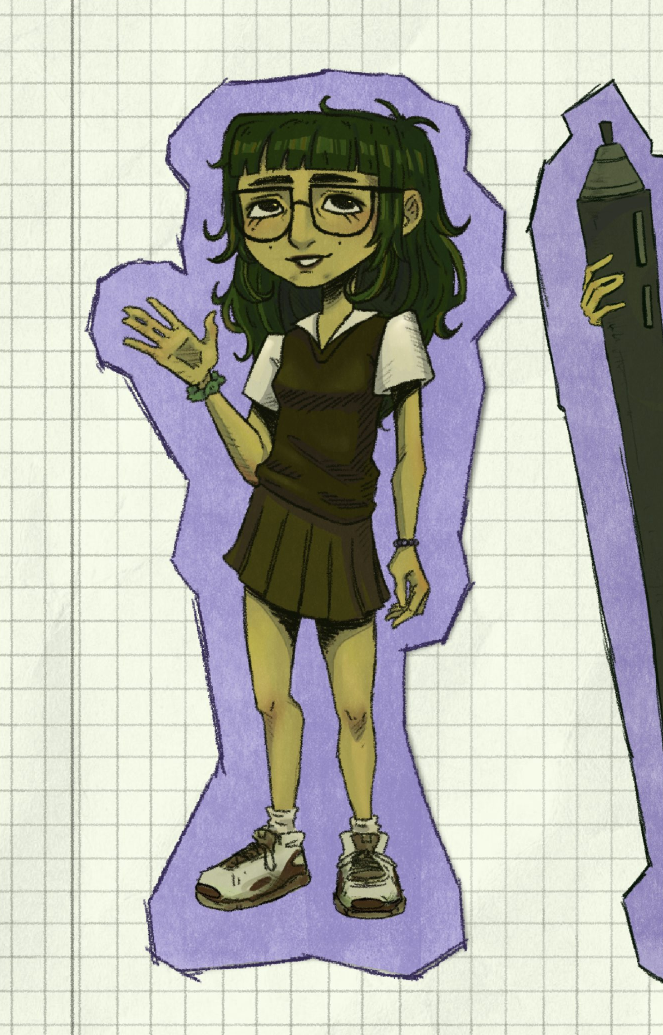
#> input picture rot.png, 1326 x 2070 px (shown at 1/2 size)
$ python cutout.py
#> lines starting #> are read from the running program, lines starting #| are printed output that depends on the picture; after the words box and inside, x2 and y2 are one past the last pixel; in counts of white or black regions, pixels touching at a corner belong together
"""Static cut-out of the girl: removes purple sticker, outline and grid paper.

alpha = make_alpha(rgb)  ->  float32 0..1, same size as rgb
"""
import numpy as np
import cv2

ROI = (150, 110, 1010, 940)  # x0, y0, x1, y1 in rot.png coordinates


def make_alpha(rgb):
    H, W = rgb.shape[:2]
#> H = 2070; W = 1326
    x0, y0, x1, y1 = ROI
    sub = rgb[y0:y1, x0:x1].astype(np.int32)
    r, g, b = sub[..., 0], sub[..., 1], sub[..., 2]
    mx, mn = sub.max(-1), sub.min(-1)
    lum = (0.299 * r + 0.587 * g + 0.114 * b) / 255.0
    sat = (mx - mn) / np.maximum(mx, 1)

    purple = (b > r + 10) & (b > g + 14)
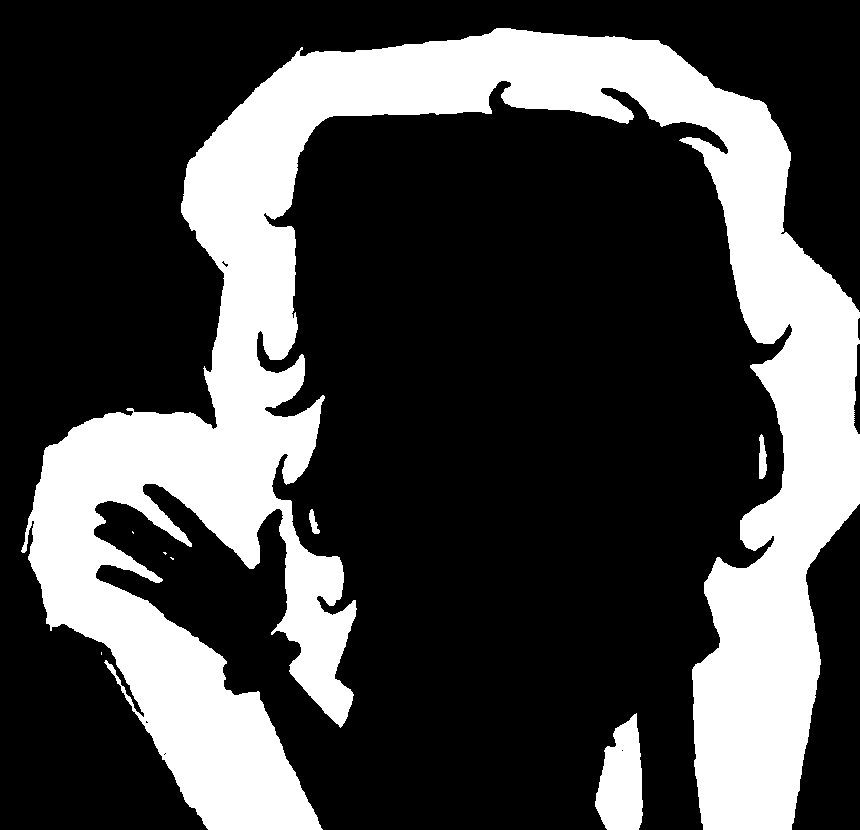
#> purple: shape (830, 860) bool; 27.8% white; 8 white regions (4 under 20 px), largest, box (x1, y1, x2, y2) and area: (21, 28, 860, 830) 194226, (595, 713, 643, 830) 4010, (759, 434, 767, 479) 270, (309, 509, 320, 534) 140
    paper = (lum > 0.55) & (sat < 0.16) & ~purple
#> paper: shape (830, 860) bool; 27.3% white; 304 white regions (252 under 20 px), largest, box (x1, y1, x2, y2) and area: (0, 0, 860, 830) 176662, (795, 507, 860, 830) 14432, (641, 519, 686, 550) 481

    cand = (purple | paper).astype(np.uint8)
#> cand: shape (830, 860); values 0 (black) and 1 (white), 55.1% white; 328 black regions (315 under 20 px), largest, box (x1, y1, x2, y2) and area: (94, 81, 792, 830) 318028, (792, 661, 827, 830) 454, (854, 344, 860, 434) 359
    n, lab, stats, _ = cv2.connectedComponentsWithStats(cand, connectivity=8)
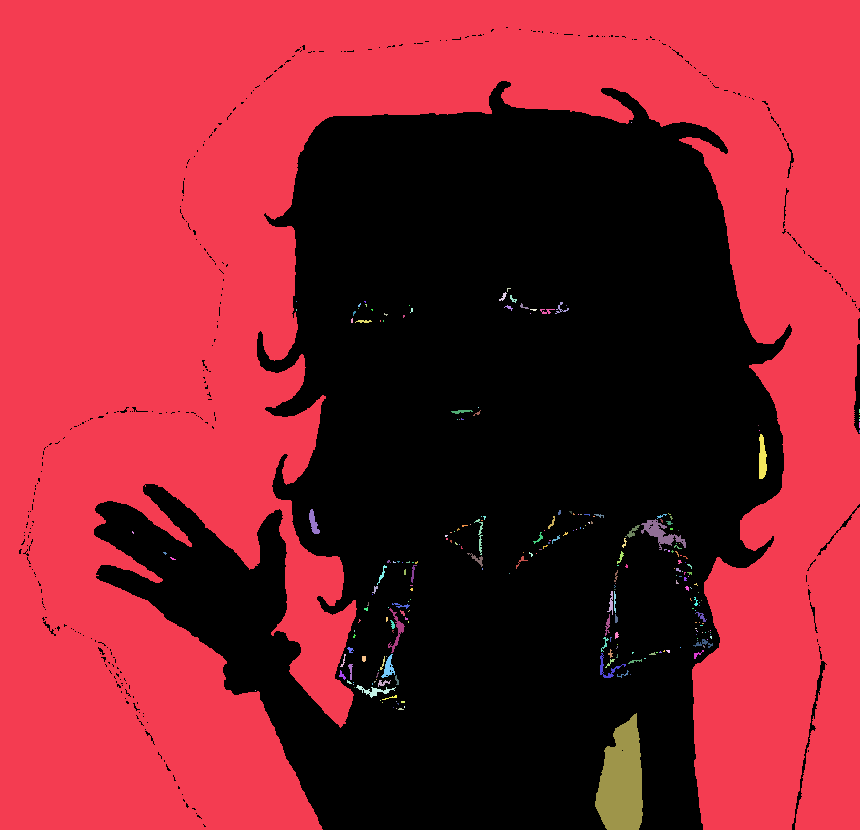
#> lab: shape (830, 860) int32; 252 distinct labels, from 0 to 251; one colour per label, 0 black
#> n = 252; stats = 252 rows, first 6: [19, 27, 841, 803, 320514], [0, 0, 860, 830, 385437], [631, 122, 1, 1, 1], [507, 288, 4, 4, 7], [499, 292, 8, 9, 29], [510, 295, 7, 8, 24]
    big = np.zeros(n, bool)
    h, w = cand.shape
#> h = 830; w = 860
    for i in range(1, n):
        x, y, cw, chh, area = stats[i]
        touches = x == 0 or y == 0 or x + cw >= w or y + chh >= h
        big[i] = area > 25000 or (touches and area > 3000)
#> this loop made 251 passes
    bigmask = big[lab]
#> bigmask: shape (830, 860) bool; 54.6% white; 318 black regions (305 under 20 px), largest, box (x1, y1, x2, y2) and area: (94, 81, 792, 830) 321863, (792, 661, 827, 830) 454, (854, 344, 860, 434) 376
    bg = purple | (paper & bigmask)
#> bg: shape (830, 860) bool; 54.6% white; 318 black regions (305 under 20 px), largest, box (x1, y1, x2, y2) and area: (94, 81, 792, 830) 321435, (792, 661, 827, 830) 454, (854, 344, 860, 434) 376

    char = (~bg).astype(np.uint8)
    char = cv2.morphologyEx(char, cv2.MORPH_OPEN, np.ones((3, 3), np.uint8))
#> char: shape (830, 860); values 0 (black) and 1 (white), 45.1% white; 17 white regions (8 under 20 px), largest, box (x1, y1, x2, y2) and area: (94, 81, 792, 830) 321378, (854, 344, 860, 434) 370, (816, 675, 822, 693) 66
    n, lab, stats, _ = cv2.connectedComponentsWithStats(char, connectivity=8)
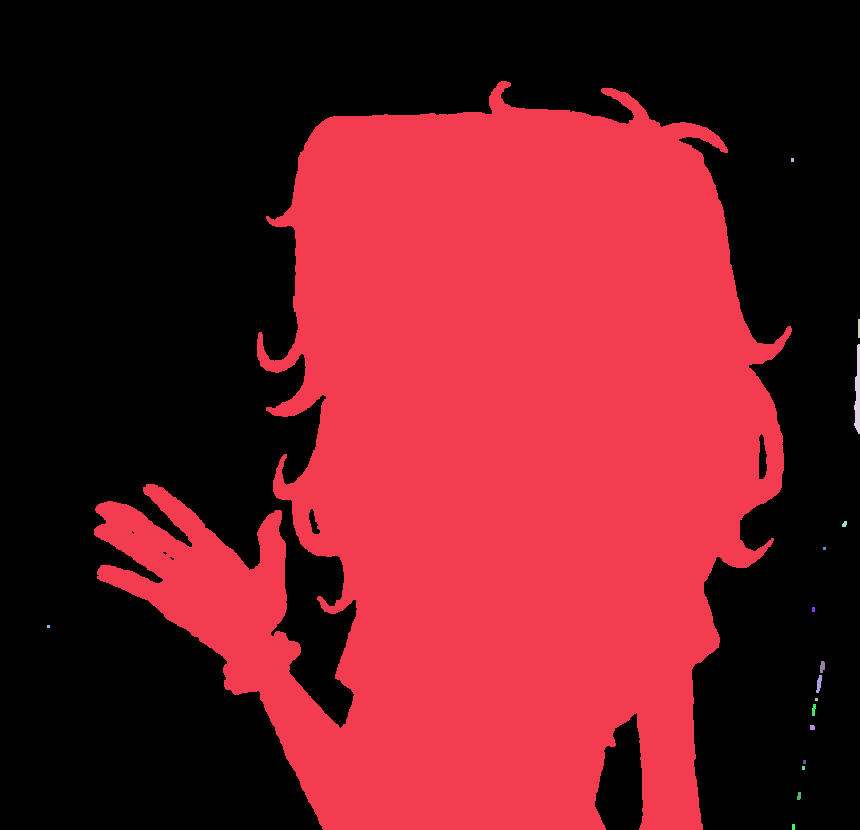
#> lab: shape (830, 860) int32; 18 distinct labels, from 0 to 17; one colour per label, 0 black
#> n = 18; stats = 18 rows, first 6: [0, 0, 860, 830, 391692], [94, 81, 698, 749, 321378], [791, 158, 3, 4, 12], [858, 319, 2, 19, 38], [854, 344, 6, 90, 370], [842, 521, 5, 6, 23]
    keep = np.zeros(n, bool)
    biggest = 1 + np.argmax(stats[1:, cv2.CC_STAT_AREA])
#> biggest = 1
    keep[biggest] = True
    for i in range(1, n):          # small pieces right next to the main body (hair curls)
        if stats[i, cv2.CC_STAT_AREA] > 40:
            comp = (lab == i).astype(np.uint8)
            near = cv2.dilate((lab == biggest).astype(np.uint8), np.ones((9, 9), np.uint8))
            if (comp & near).any():
                keep[i] = True
    char = keep[lab].astype(np.uint8)
    char = cv2.erode(char, np.ones((3, 3), np.uint8))          # drop lavender fringe
#> char: shape (830, 860); values 0 (black) and 1 (white), 44.2% white; 2 white regions (1 under 20 px), largest, box (x1, y1, x2, y2) and area: (95, 82, 791, 830) 315784
    a = np.zeros((H, W), np.float32)
    a[y0:y1, x0:x1] = cv2.GaussianBlur(char.astype(np.float32), (0, 0), 0.9)
    return a


if __name__ == "__main__":
    rgb = cv2.cvtColor(cv2.imread("rot.png"), cv2.COLOR_BGR2RGB)
    a = make_alpha(rgb)
    np.save("alpha.npy", a)
    x0, y0, x1, y1 = (190, 130, 1000, 910)
    over = rgb[y0:y1, x0:x1].astype(np.float32)
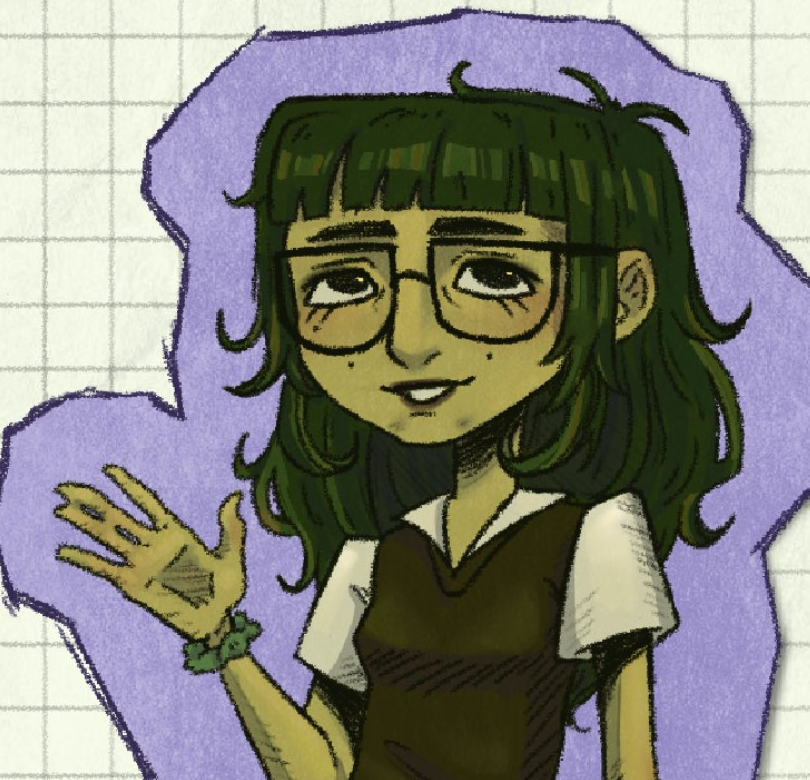
#> over: shape (780, 810, 3) float32; mean R, G, B 132.1, 131.3, 125.1
    al = a[y0:y1, x0:x1, None]
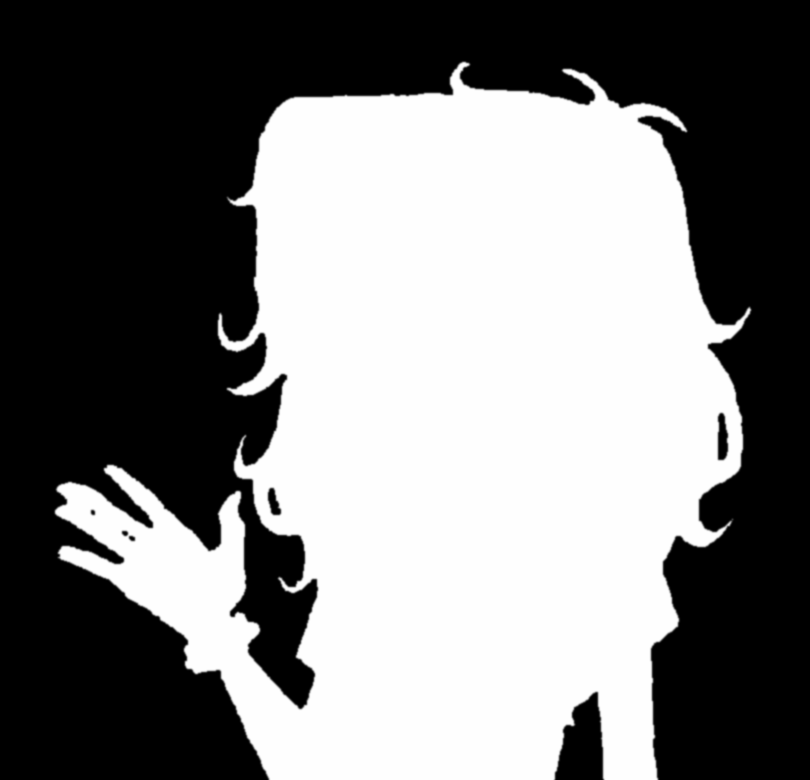
#> al: shape (780, 810, 1) float32; min 0, max 1, mean 0.484
    checker = np.indices(over.shape[:2]).sum(0) // 20 % 2
    bgc = np.where(checker[..., None] == 0, [30, 30, 40], [60, 60, 75]).astype(np.float32)
    out = over * al + bgc * (1 - al)
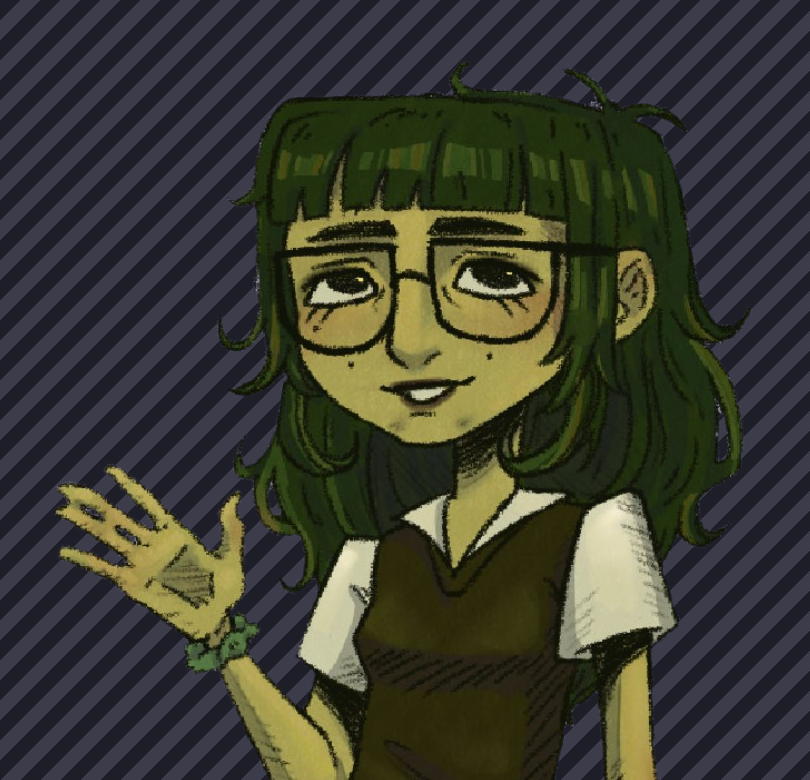
#> out: shape (780, 810, 3) float32; mean R, G, B 59.5, 60.3, 49.6
    cv2.imwrite("alpha_check.png", cv2.cvtColor(out.astype(np.uint8), cv2.COLOR_RGB2BGR))
